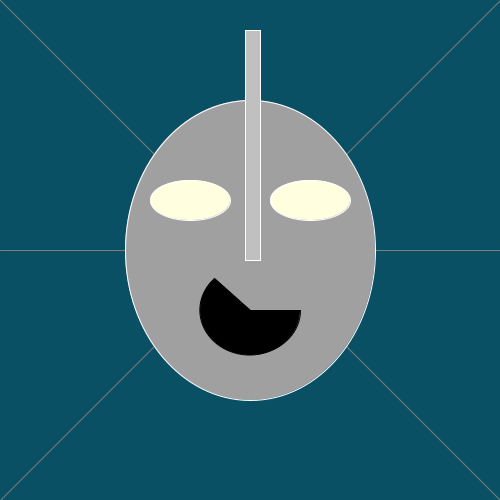
Frame 1 (no input)
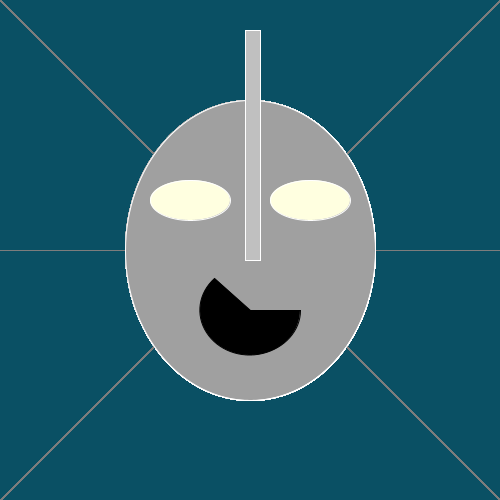
Frame 60 (the mouse pressed at the canvas centre just before this capture)
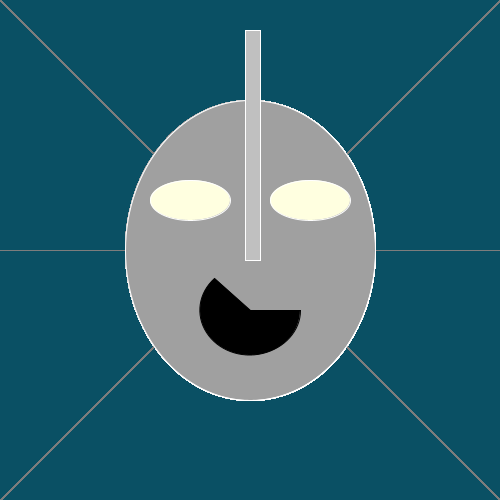
Frame 120 (the mouse held since frame 60 and released just before this capture)

The Processing sketch that drew these frames (run headless with seeded random() and noise(); from frame 60 on, the mouse is pressed at the canvas centre):

// Processing sketch: Dina_1
// ── Dina_1.pde
//set basic parameters
void setup(){
  //set size of screen in pixels
  //parameters in width and height
  size(500,500);
  //set colorMode(can be RGB, HSB, or HEX)
  colorMode(RGB);
  background(10,80, 100);

}
//create drawloop
void draw(){
  //set background color(RGB values in parenthesis)
  stroke (125);
  line(0,0,500,500);
  line(0,500,500,0);
  line(0,250,500,250);
  
  stroke (255,255,255);
  fill(160,160,160);
  ellipse(250, 250, 250, 300);
  
  fill(192,192,192);
  rect(245, 30, 15, 230);
  
  fill (255,255,224);
  ellipse(190, 200, 80, 40);
  ellipse(310, 200, 80, 40);
  
  fill(0,0,0);
  stroke (0,0,0);
  arc(250, 310, 100, 90, 0, PI+QUARTER_PI, PIE);
  
  
  
}

  
